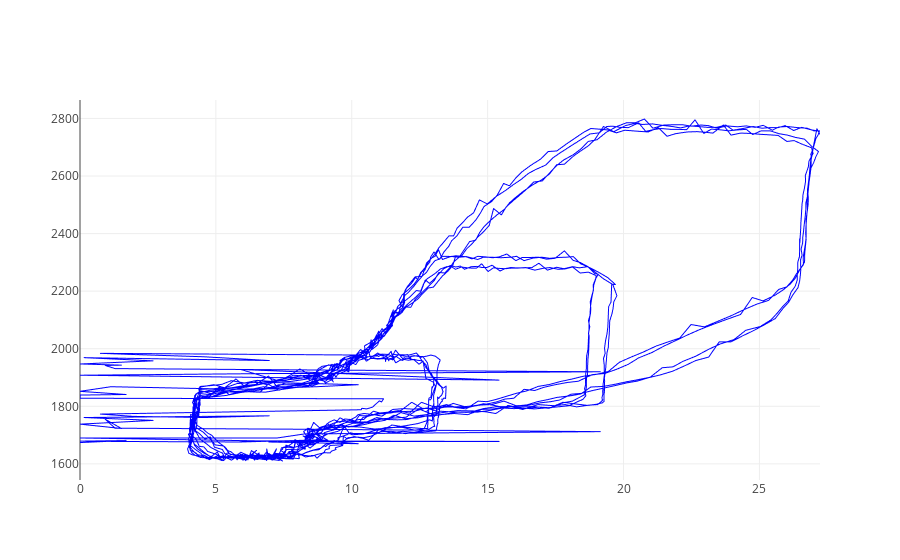

The notebook cell this image was saved under:
### Code cell
#assign data
trace0 = go.Scattergl(
#         x = ForceData["cssj"].values,
        x = ynew,
        y = SensorData,
        name ="xy",
        mode = 'lines',
        line=dict(
            width=1, color='blue'
        )
)
data = [trace0]

iplot(data, filename='scatter')

### Figure 1 — Plotly figure (JSON) as saved in the notebook; plotly's stock layout.template omitted (floating-point values rounded to 4 significant figures; data arrays with more than 128 entries replaced by an {"elided": "..."} marker saying what was removed)
{"data": [{"line": {"color": "blue", "width": 1}, "mode": "lines", "name": "xy", "type": "scattergl", "x": {"elided": "2365 float values"}, "y": {"elided": "2366 str values"}}], "layout": {}}
